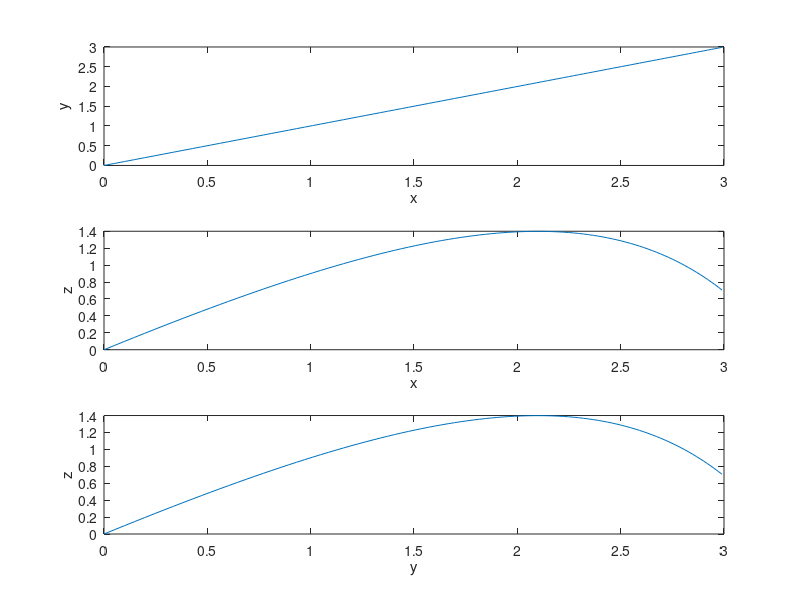

This figure's MATLAB source:
clc
clear all
close all
%Nathasya Veronica
%NRP : 01111840000047
%memasukkan nilai variabel yang diketahui
b=0.0529;       %beta
cd=0.5;         %dengan gesekan udara
cl=0.33;        %dengan gerak spin vertikal
cs=1.5;         %dengan gerak spin horizontal
g=9.8;          %percepatan gravitasi
x(1)=0;
y(1)=0;
z(1)=0;
vx(1)= 5;
vy(1)= 5;
vz(1)= 5;
t(1)=0;
%menentukan nilai dan jumlah loop untuk n
a=0;
beta=1;
N=100;
h=(beta-a)/N;
%menghitung variabel awal yang diperlukan
v(1)=((vx(1))^2+(vy(1))^2+(vz(1))^2)^0.5;
vt(1)=((vx(1))^2+(vy(1))^2)^0.5;
%memasukkan fungsi persamaan diferensial yang digunakan
f=@(vx,vy,vz,x,y,z,t) (-b*v*(cd*vx+((cl*vx*vz)+(cs*v*vy))/vt))
f1=@(vx,vy,vz,x,y,z,t) (-b*v*(cd*vy+((cl*vy*vz)+(cs*v*vx))/vt))
f2=@(vx,vy,vz,x,y,z,t) (b*v*((-cd*vz)+(cd*vt))-g)
g1=@(vx,vy,vz,x,y,z,t) (vx)
g2=@(vx,vy,vz,x,y,z,t) (vy)
g3=@(vx,vy,vz,x,y,z,t) (vz)
%menentukan proses yang diiterasi
for j=2:N
    t(j)=t(1)+(j-1)*h;
end
 %menyelesaikan persamaan menggunakan metode Runge-Kutta Orde 4
for jj=1:N-1
    v(jj+1)=((vx(jj))^2+(vy(jj))^2+(vz(jj))^2)^0.5;
    vt(jj+1)=((vx(jj))^2+(vy(jj))^2)^0.5;
    %orde pertama
    k1=g1(vx(jj),vy(jj),vz(jj),x(jj),y(jj),z(jj),t(jj));
    r1=g2(vx(jj),vy(jj),vz(jj),x(jj),y(jj),z(jj),t(jj));
    l1=g3(vx(jj),vy(jj),vz(jj),x(jj),y(jj),z(jj),t(jj));
    q1=f(vx(jj),vy(jj),vz(jj),x(jj),y(jj),z(jj),t(jj));
    w1=f1(vx(jj),vy(jj),vz(jj),x(jj),y(jj),z(jj),t(jj));
    u1=f2(vx(jj),vy(jj),vz(jj),x(jj),y(jj),z(jj),t(jj));
    %orde kedua
    k2=g1(vx(jj)+0.5*h*q1,vy(jj)+0.5*h*w1,vz(jj)+0.5*h*u1,...
        x(jj)+0.5*h*k1,y(jj)+0.5*h*r1,z(jj)+0.5*h*l1,t(jj)+0.5*h);
    r2=g2(vx(jj)+0.5*h*q1,vy(jj)+0.5*h*w1,vz(jj)+0.5*h*u1,...
        x(jj)+0.5*h*k1,y(jj)+0.5*h*r1,z(jj)+0.5*h*l1,t(jj)+0.5*h);
    l2=g3(vx(jj)+0.5*h*q1,vy(jj)+0.5*h*w1,vz(jj)+0.5*h*u1,...
        x(jj)+0.5*h*k1,y(jj)+0.5*h*r1,z(jj)+0.5*h*l1,t(jj)+0.5*h);
    q2=f(vx(jj)+0.5*h*q1,vy(jj)+0.5*h*w1,vz(jj)+0.5*h*u1,...
        x(jj)+0.5*h*k1,y(jj)+0.5*h*r1,z(jj)+0.5*h*l1,t(jj)+0.5*h);
    w2=f1(vx(jj)+0.5*h*q1,vy(jj)+0.5*h*w1,vz(jj)+0.5*h*u1,...
        x(jj)+0.5*h*k1,y(jj)+0.5*h*r1,z(jj)+0.5*h*l1,t(jj)+0.5*h);
    u2=f2(vx(jj)+0.5*h*q1,vy(jj)+0.5*h*w1,vz(jj)+0.5*h*u1,...
        x(jj)+0.5*h*k1,y(jj)+0.5*h*r1,z(jj)+0.5*h*l1,t(jj)+0.5*h);
    %orde ketiga
    k3=g1(vx(jj)+0.5*h*q2,vy(jj)+0.5*h*w2,vz(jj)+0.5*h*u2,...
        x(jj)+0.5*h*k2,y(jj)+0.5*h*r2,z(jj)+0.5*h*l2,t(jj)+0.5*h);
    r3=g2(vx(jj)+0.5*h*q2,vy(jj)+0.5*h*w2,vz(jj)+0.5*h*u2,...
        x(jj)+0.5*h*k2,y(jj)+0.5*h*r2,z(jj)+0.5*h*l2,t(jj)+0.5*h);
    l3=g3(vx(jj)+0.5*h*q2,vy(jj)+0.5*h*w2,vz(jj)+0.5*h*u2,...
        x(jj)+0.5*h*k2,y(jj)+0.5*h*r2,z(jj)+0.5*h*l2,t(jj)+0.5*h);
    q3=f(vx(jj)+0.5*h*q2,vy(jj)+0.5*h*w2,vz(jj)+0.5*h*u2,...
        x(jj)+0.5*h*k2,y(jj)+0.5*h*r2,z(jj)+0.5*h*l2,t(jj)+0.5*h);
    w3=f1(vx(jj)+0.5*h*q2,vy(jj)+0.5*h*w2,vz(jj)+0.5*h*u2,...
        x(jj)+0.5*h*k2,y(jj)+0.5*h*r2,z(jj)+0.5*h*l2,t(jj)+0.5*h);
    u3=f2(vx(jj)+0.5*h*q2,vy(jj)+0.5*h*w2,vz(jj)+0.5*h*u2,...
        x(jj)+0.5*h*k2,y(jj)+0.5*h*r2,z(jj)+0.5*h*l2,t(jj)+0.5*h);
    %orde keempat
    k4=g1(vx(jj)+h*q3,vy(jj)+h*w3,vz(jj)+h*u3,...
        x(jj)+h*k3,y(jj)+h*r3,z(jj)+h*l3,t(jj)+h);
    r4=g2(vx(jj)+h*q3,vy(jj)+h*w3,vz(jj)+h*u3,...
        x(jj)+h*k3,y(jj)+h*r3,z(jj)+h*l3,t(jj)+h);
    l4=g3(vx(jj)+h*q3,vy(jj)+h*w3,vz(jj)+h*u3,...
        x(jj)+h*k3,y(jj)+h*r3,z(jj)+h*l3,t(jj)+h);
    q4=f(vx(jj)+h*q3,vy(jj)+h*w3,vz(jj)+h*u3,...
        x(jj)+h*k3,y(jj)+h*r3,z(jj)+h*l3,t(jj)+h);
    w4=f1(vx(jj)+h*q3,vy(jj)+h*w3,vz(jj)+h*u3,...
        x(jj)+h*k3,y(jj)+h*r3,z(jj)+h*l3,t(jj)+h);
    u4=f2(vx(jj)+h*q3,vy(jj)+h*w3,vz(jj)+h*u3,...
        x(jj)+h*k3,y(jj)+h*r3,z(jj)+h*l3,t(jj)+h);
    %penyelesaian solusi metode runge-kutta orde 4
    x(jj+1)=x(jj)+(1/6)*h*(k1+2*k2+2*k3+k4);
    y(jj+1)=y(jj)+(1/6)*h*(r1+2*r2+2*r3+r4);
    z(jj+1)=z(jj)+(1/6)*h*(l1+2*l2+2*l3+l4);
    vx(jj+1)=vx(jj)+(1/6)*h*(q1+2*q2+2*q3+q4);
    vy(jj+1)=vy(jj)+(1/6)*h*(w1+2*w2+2*w3+w4);
    vz(jj+1)=vz(jj)+(1/6)*h*(u1+2*u2+2*u3+u4);
end
%plot hasil pada grafik
subplot(3,1,1)
plot(x,y)
xlabel('x')
ylabel('y')
subplot(3,1,2)
plot(x,z)
xlabel('x')
ylabel('z')
subplot(3,1,3)
plot(y,z)
xlabel('y')
ylabel('z')  
